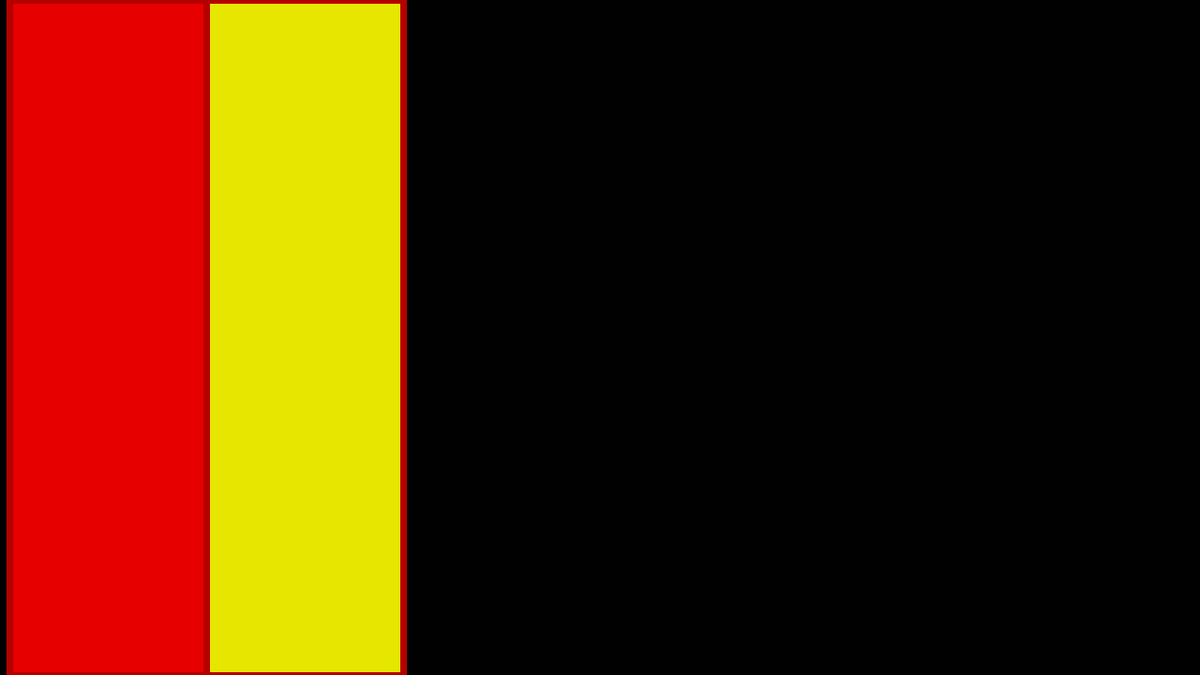
Frame 1 (no input)
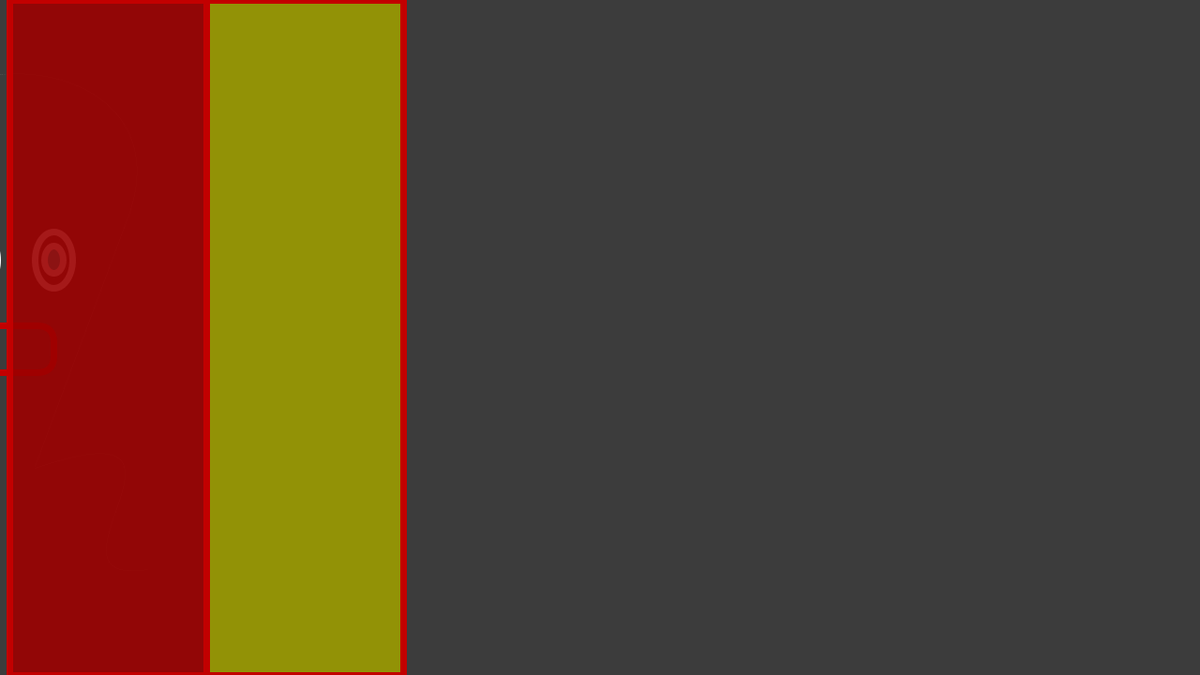
Frame 60 (the mouse pressed at the canvas centre just before this capture)
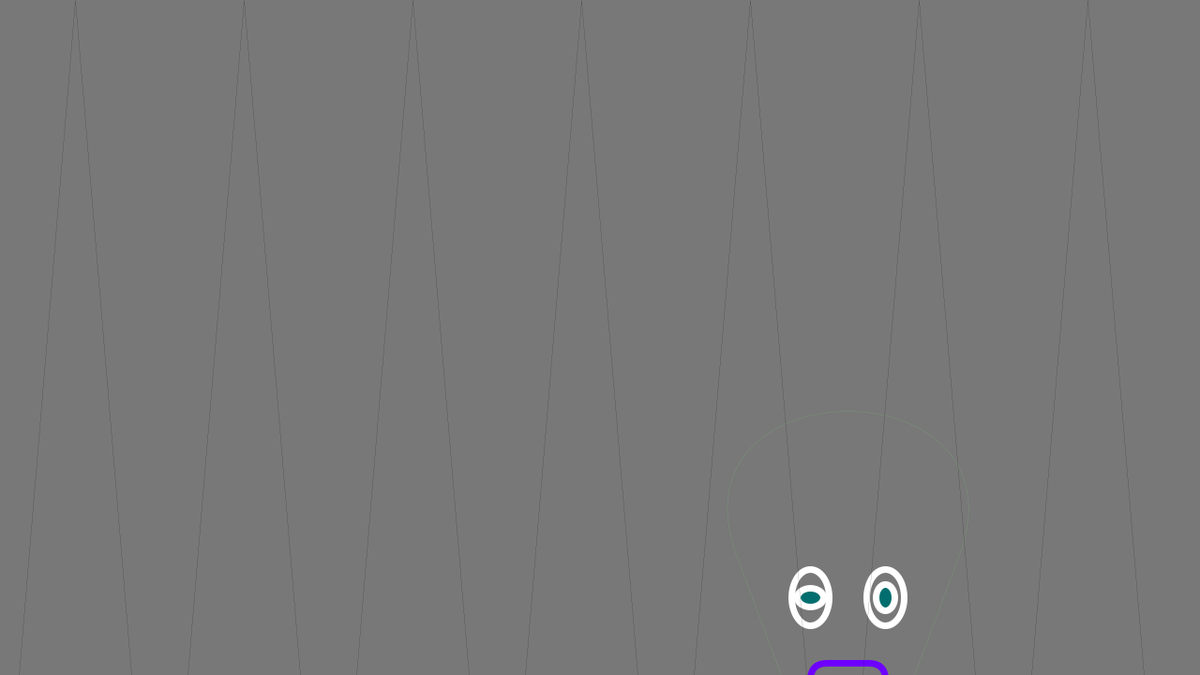
Frame 120 (the mouse held since frame 60 and released just before this capture)

The Processing sketch that drew these frames (run headless with seeded random() and noise(); from frame 60 on, the mouse is pressed at the canvas centre):

// Processing sketch: processing_169730
// ── processing_169730.pde

float posX = 0;
float posY = 0;
float speed = 5;
float azar;
float r = 255;
float g = 255;
float b = 255;

void setup() {
  size(1280, 720);
  frameRate(10);
  smooth();
}

void draw() {
  background(frameCount);
  azar = int(random(50, 255));
  //contorno cabeza
  stroke(azar, 227, azar);
  strokeWeight(abs( mouseX - pmouseX ));
  noFill();
  bezier(posX + (mouseX - 900) + 520, posY + mouseY + 202, posX + (mouseX - 900) + 450, posY + mouseY + 1, posX + (mouseX - 900) + 830, posY + mouseY + 1, posX + (mouseX - 900) + 760, posY + mouseY + 202);
  line(posX + (mouseX - 900) + 520, posY + mouseY + 202, posX + (mouseX - 900) + 620, posY + mouseY + 470);
  line(posX + (mouseX - 900) + 760, posY + mouseY + 202, posX + (mouseX - 900) + 660, posY + mouseY + 470);
  //tentaculos
  bezier(posX + (mouseX - 900) + 620, posY + mouseY + 473, posX + (mouseX - 900) + 420, posY + mouseY + 400, posX + (mouseX - 900) + 660, posY + mouseY + 600, posX + (mouseX - 900) + 520, posY + mouseY +580);
  bezier(posX + (mouseX - 900) + 660, posY + mouseY + 472, posX + (mouseX - 900) + 870, posY + mouseY + 400, posX + (mouseX - 900) + 650, posY + mouseY + 600, posX + (mouseX - 900) + 780, posY + mouseY +580);
  //ojos
  stroke(255);
  strokeWeight(7);
  ellipseMode(RADIUS);
  ellipse(posX + (mouseX - 900) + 600, posY + mouseY + 250, 20, 30);
  ellipse(posX + (mouseX - 900) + 680, posY + mouseY + 250, 20, 30);
  //pupilas
  fill(0, azar, azar);
  ellipse(posX + (mouseX - 900) + 600, posY + mouseY + 250, 10 + speed, 10);
  ellipse(posX + (mouseX - 900) + 680, posY + mouseY + 250, 10, 10 + speed);
  noFill();
  //boca
  stroke(azar, 0, mouseY);
  rect(posX + (mouseX - 900) + 600, posY + mouseY + 320, 80, 50, 18);

  posY = random(15, 30);
  posX = posX + speed;
  speed = speed - 0.01;

  if (mouseX < width/6) {
    fill(r, 0, 0, 230);
    rect(10, 0, 210, height);
    fill(r, g, 0, 230);
    rect(220, 0, 210, height);
    r = r - 25;
    g = g - 25;
    if (r < 0 || g < 0){
     r = 255; 
     g = 255;
    }
  } else if (mouseX < width/5) {
    fill(0, g, b);
    rect(430, 0, 210, height);
    fill(0, 0, b);
    rect(640, 0, 210, height);
    if (mousePressed){
     b = b - 25; 
    }
    b = constrain(b, 0, 255);
  } else if (mouseX < width/4) {
    fill(0, g, 0);
    rect(850, 0, 210, height);
    fill(r, 0, b);
    rect(1060, 0, 210, height);
  } else if (mouseX < width/2) {
    fill(r, 0, 0, 25);
    rect(10, 0, 210, height);
    fill(r, g, 0, 25);
    rect(220, 0, 210, height);
    fill(0, g, b, 25);
    rect(430, 0, 210, height);
    fill(0, 0, b, 25);
    rect(640, 0, 210, height);
    fill(0, g, 0, 25);
    rect(850, 0, 210, height);
    fill(r, g, b, 25);
    rect(1060, 0, 210, height);
    fill(0, 25);
    rect(1270, 0, 0, height);
  } else {
    stroke(0);
    strokeWeight(abs(mouseX - pmouseX));
    beginShape();
    vertex(20, 720);
    vertex(80, 0);
    vertex(140, 720);
    vertex(200, 720);
    vertex(260, 0);
    vertex(320, 720);
    vertex(380, 720);
    vertex(440, 0);
    vertex(500, 720);
    vertex(560, 720);
    vertex(620, 0);
    vertex(680, 720);
    vertex(740, 720);
    vertex(800, 0);
    vertex(860, 720);
    vertex(920, 720);
    vertex(980, 0);
    vertex(1040, 720);
    vertex(1100, 720);
    vertex(1160, 0);
    vertex(1220, 720);
    endShape(CLOSE);
  }
}

void mousePressed() {
  textSize(azar);
  fill(azar, azar, azar);
  text("FUCK ME", mouseX, mouseY);
}

void keyPressed() {
  fill(azar, azar, azar);
  rect(posX + (mouseX - 900) + 200, posY + mouseY + 100, 270, 200, 20);
  beginShape();
  vertex(posX + (mouseX - 900) + 250, posY + mouseY + 300);
  vertex(posX + (mouseX - 900) + 270, posY + mouseY + 300);
  vertex(posX + (mouseX - 900) + 450, posY + mouseY + 400);
  endShape(CLOSE);
  textSize(50);
  fill(0);
  text("Te invito", posX + (mouseX - 900) + 230, posY + mouseY + 180);
  textSize(30);
  text("a mi fiestita", posX + (mouseX - 900) + 230, posY + mouseY + 250);
}
